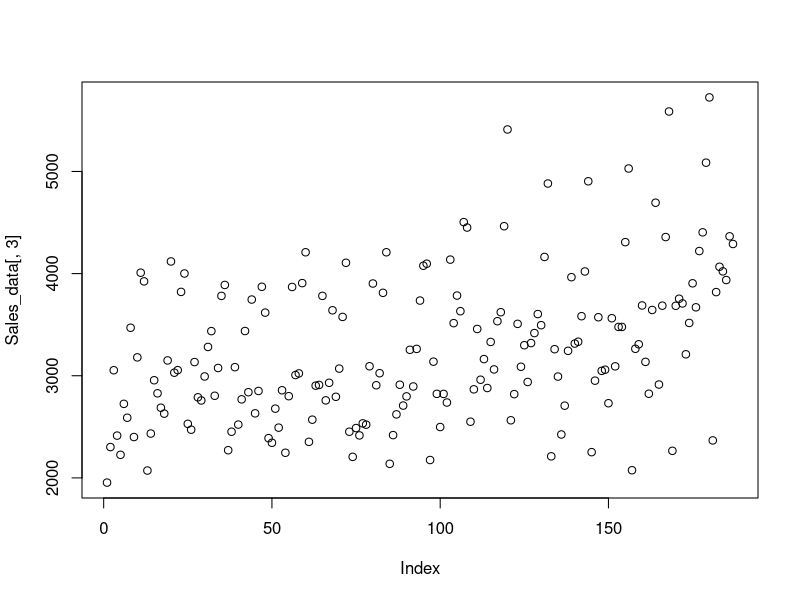
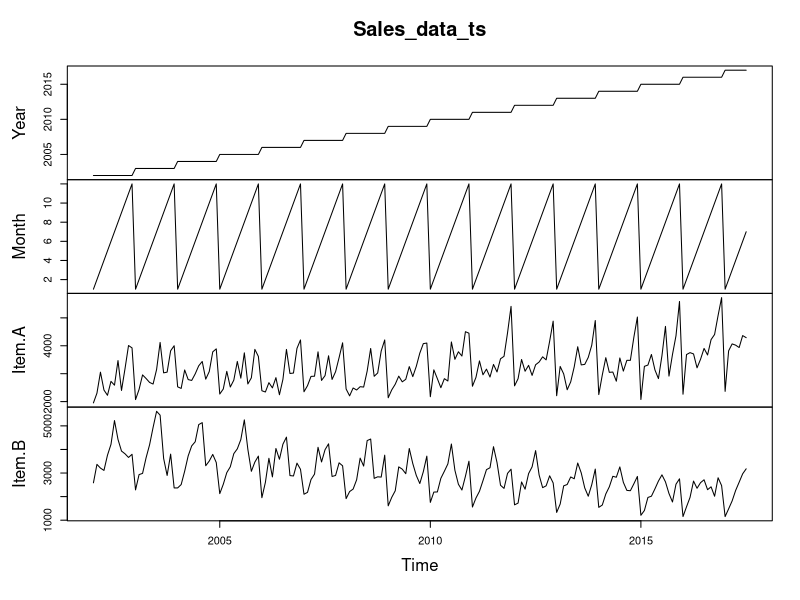
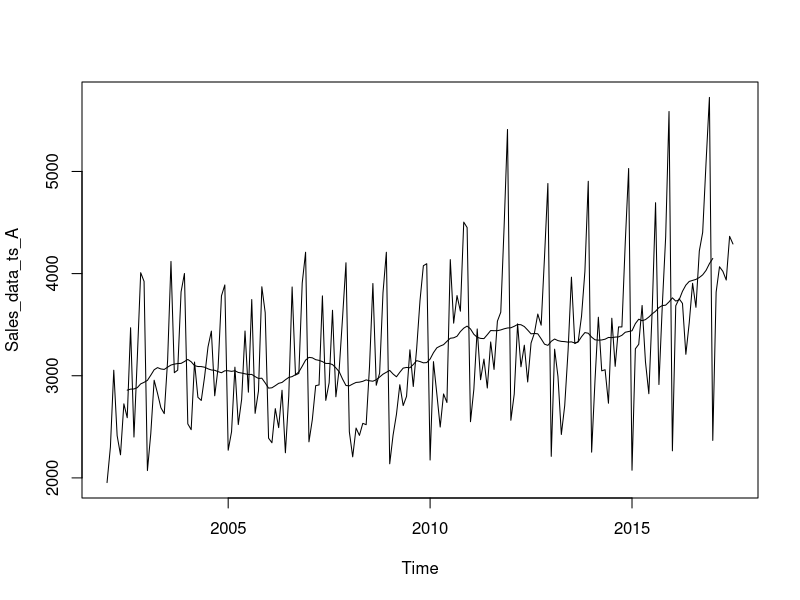
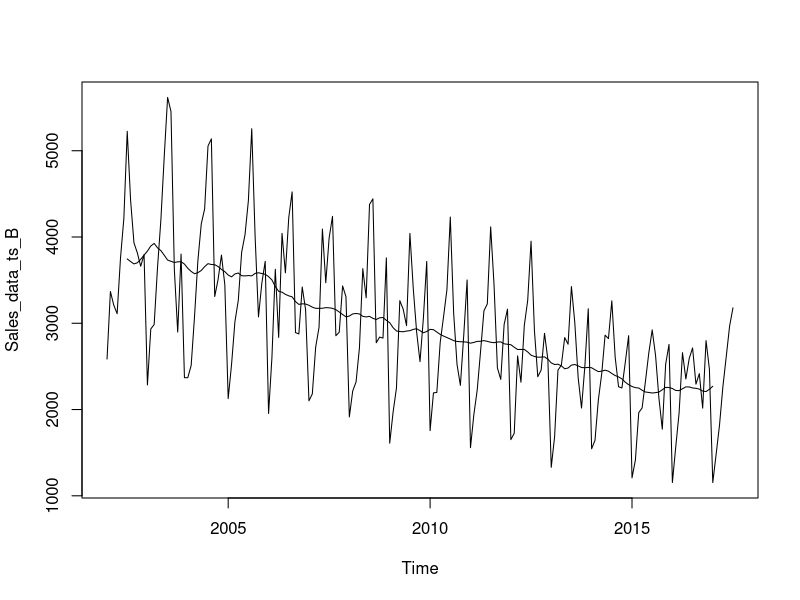
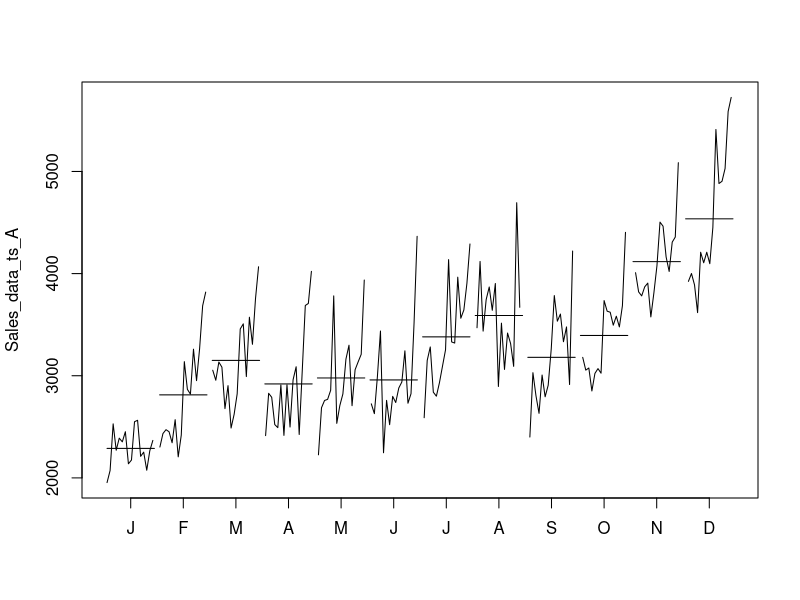
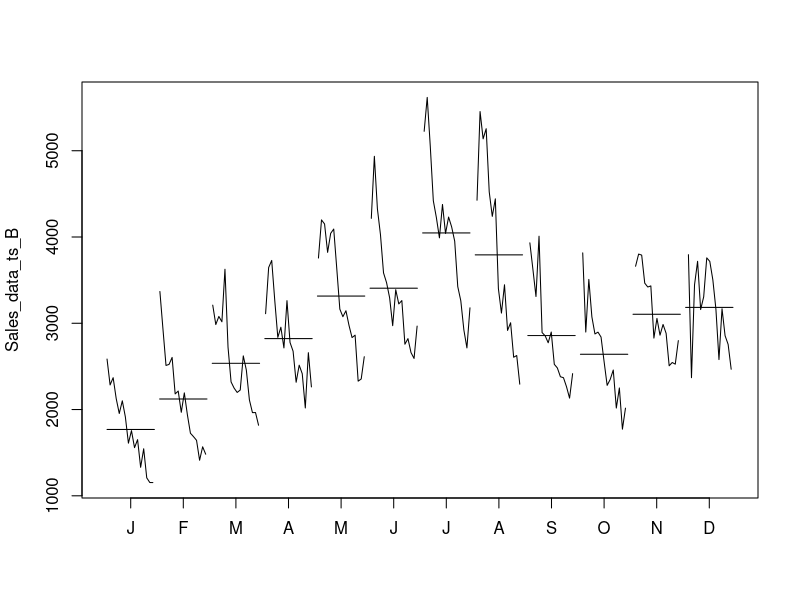
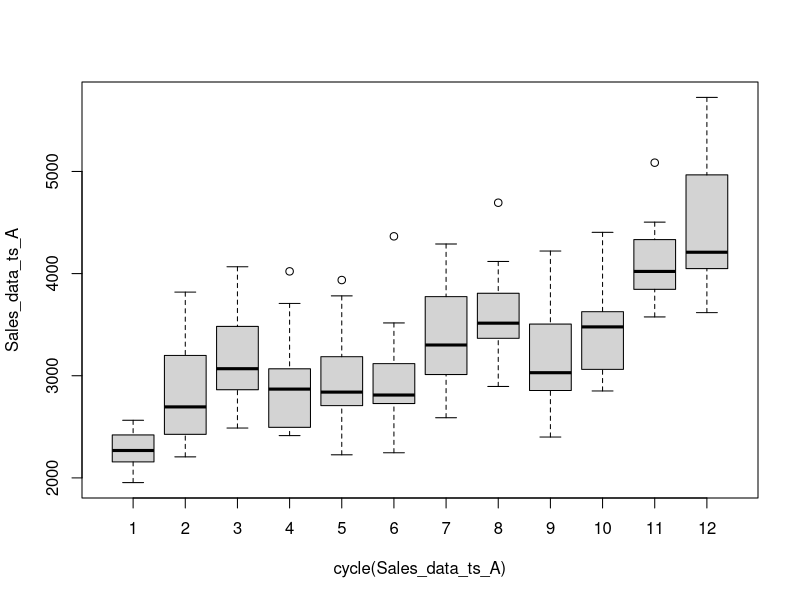
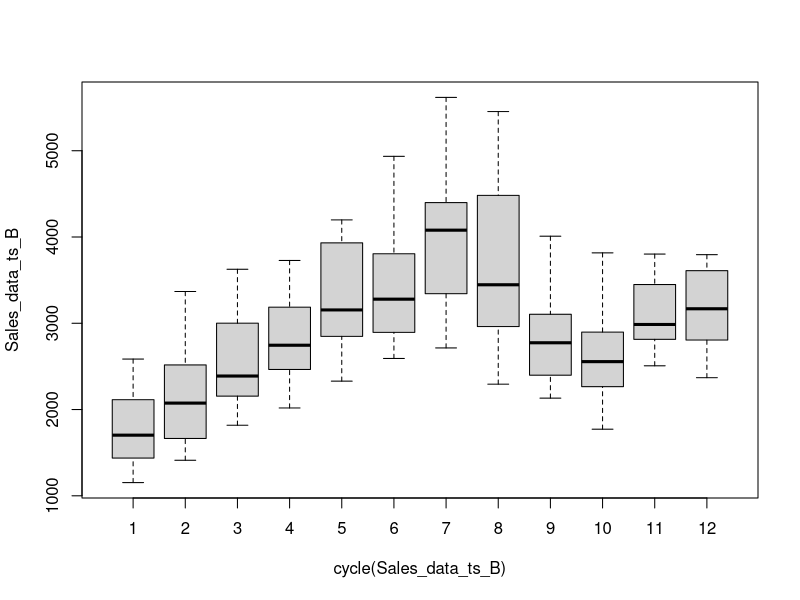

Write the R code that produced these figures, in order.
## ---- chunk 1
knitr::opts_chunk$set(echo = TRUE)
## ---- chunk 2
# read the data 
#Set working directory

library("forecast")
setwd("C://BACP//Module 6 - Time Series Forecasting//Project")
getwd()
Sales_data = read.csv("Demand.csv", skip=1)
attach(Sales_data)

##skim for summary 
install.packages("skimr")
library(skimr)


Sales_data %>% skim()

head(Sales_data)
View(Sales_data)

plot(Sales_data[,3])


#create time series object item A

Sales_data_ts = ts(Sales_data,frequency = 12, start = c(2002,1))
plot.ts(Sales_data_ts)

Sales_data_ts_A = ts(Sales_data[,3], frequency = 12,start = c(2002,1))

library(forecast)
trend_A = ma(Sales_data_ts_A,12,centre =T)
plot(Sales_data_ts_A)
lines(trend_A)



#to get the straight line of the plot.
#abline(reg=lm(Sales_data_ts_A~time(Sales_data_ts_A)))

#create time series object item B

Sales_data_ts_B = ts(Sales_data[,4], frequency = 12,start = c(2002,1))
trend_B = ma(Sales_data_ts_B,12,centre =T)
plot.ts(Sales_data_ts_B)
lines(trend_B)


#month plot
monthplot(Sales_data_ts_A)

monthplot(Sales_data_ts_B)

boxplot(Sales_data_ts_A~cycle(Sales_data_ts_A))

boxplot(Sales_data_ts_B~cycle(Sales_data_ts_B))

##################################################################
## Addtitive or Multiplicative 
##################################################################
##Decompose TS data into seaosonlity ,trend and irregular components 

#Sales_data_CompA = decompose(Sales_data_ts_A)

#assume seasonality is constant - additive model
itemA_Dec = stl(Sales_data_ts_A,s.window = "p")
itemB_Dec = stl(Sales_data_ts_B,s.window = "p")
plot(itemA_Dec)
plot(itemB_Dec)

#itemA_Dec_D = decompose(Sales_data_ts_A,"multiplicative")
#plot(itemA_Dec_D)



#assume seasonality is not constant - Multiplicative model
  itemA_Dec7 = stl(Sales_data_ts_A,s.window = 7)
  plot(itemA_Dec7)
  
  ##check for smaller value of window
  itemA_Dec3 = stl(Sales_data_ts_A,s.window = 3)
  plot(itemA_Dec3)
  
  
  # Deseasonal  is sum of trend and remainder .
  DeseasonRev = (itemA_Dec7$time.series[,2]+itemA_Dec7$time.series[,3])
  ts.plot(DeseasonRev,Sales_data_ts_A, col=c("red", "blue"), main= "compare actual and De-seaonalise")
  
  DeseasonRev3 = (itemA_Dec3$time.series[,2]+itemA_Dec3$time.series[,3])
  ts.plot(DeseasonRev3,Sales_data_ts_A, col=c("red", "blue"), main= "compare actual and De-seaonalise")
  
  DeseasonRev_Const = (itemA_Dec$time.series[,2]+itemA_Dec$time.series[,3])
  ts.plot(DeseasonRev_Const,Sales_data_ts_A, col=c("red", "blue"), main= "compare actual and De-seaonalise")
  
  
  ##item B
itemB_Dec = stl(Sales_data_ts_B,s.window = "p")
plot(itemB_Dec)

DeseasonRevB_Const = (itemB_Dec$time.series[,2]+itemB_Dec$time.series[,3])
  ts.plot(DeseasonRevB_Const,Sales_data_ts_B, col=c("red", "blue"), main= "compare actual and De-seaonalise")
  

#assume seasonlaity is not constant 

 itemB_Dec7 = stl(Sales_data_ts_B,s.window = 7)
  plot(itemB_Dec7)
  
  DeseasonRev1 = (itemB_Dec7$time.series[,2]+itemB_Dec7$time.series[,3])
  ts.plot(DeseasonRev,Sales_data_ts_B, col=c("red", "blue"), main= "compare actual and De-seaonalise")

  itemB_Dec3 = stl(Sales_data_ts_B,s.window = 3)
  plot(itemB_Dec3)
  
  DeseasonRev1B = (itemB_Dec3$time.series[,2]+itemB_Dec3$time.series[,3])
  ts.plot(DeseasonRev1B,Sales_data_ts_B, col=c("red", "blue"), main= "compare actual and De-seaonalise")
  
  ### assume multilicative model 
  
  #Sales_data_ts_A_log = log(Sales_data_ts_A)
  #itemA_Dec_M = stl(Sales_data_ts_A_log,s.window = "p")
  #plot(itemA_Dec_M)
  #itemA_Dec_M$time.series[1:12,1]
  #itemA_Dec_M_exp = exp(itemA_Dec_M$time.series[1:12,1])
  #plot(itemA_Dec_M_exp,type= 'l')
  
  
  ##################################################################
  #####Residuals ##############
  ##################################################################
ResA = itemA_Dec$time.series[,3]
ResB = itemB_Dec$time.series[,3]
plot(ResA,main = "Residual of Item A")
plot(ResB,main = "Residual of Item B")

#Sales_data_CompB = decompose(Sales_data_ts_B)
#plot(Sales_data_CompB)

#check for stationarity####
library(tseries)
adf.test(Sales_data_ts_A)

adf.test(Sales_data_ts_B)

######forecast MOdel ##########


# naive decomposition method ##############

##item A #########

#Divide the data into test and hold out sample 
itemA_Dec_T <- window(Sales_data_ts_A, start=c(2002,1), end=c(2015,10))
itemA_Dec_HO <- window(Sales_data_ts_A, start=c(2015,11), end=c(2017,7))

#Decompose data itemA
itemA_DecF=stl(itemA_Dec_T,s.window = 7)

itemA_Dec_for = forecast(itemA_DecF, method="rwdrift", h=21)
vec1 = cbind(itemA_Dec_HO,itemA_Dec_for$mean)
ts.plot(vec1,col=c("blue", "red"), main="actual vs forecast itemA ")
MAPE= mean(abs(vec1[,1]-vec1[,2])/vec1[,1])
MAPE ##10%

#item B

#Divide the data into test and hold out sample 
itemB_Dec_T <- window(Sales_data_ts_B, start=c(2002,1), end=c(2015,10))
itemB_Dec_HO <- window(Sales_data_ts_B, start=c(2015,11), end=c(2017,7))

#Decompose data itemB
itemB_DecF=stl(itemB_Dec_T,s.window = 7)

#library("forecast")

itemB_Dec_for = forecast(itemB_DecF, method="rwdrift", h=21)
vec1 = cbind(itemB_Dec_HO,itemB_Dec_for$mean)
ts.plot(vec1,col=c("blue", "red"), main="actual vs forecast itemB ")

MAPE= mean(abs(vec1[,1]-vec1[,2])/vec1[,1])
MAPE ##17%


#item A

##holt-winter's method 
#divide the item A data into test and hold out sample 

itemA_T <- window(Sales_data_ts_A, start=c(2002,1), end=c(2015,10))
itemA_HO <- window(Sales_data_ts_A, start=c(2015,11), end=c(2017,7))

itemA_FC1= hw(itemA_T,h=21)
itemA_FC1$model
vec2 = cbind(itemA_HO,itemA_FC1$mean)
ts.plot(vec2,col=c("blue", "red"), main="actual vs forecast itemA ")
MAPE= mean(abs(vec2[,1]-vec2[,2])/vec2[,1])
MAPE

#forecast for future 
#plot(itemA_FC1)


# item B
##holt-winter's method 

#divide the item B data into test and hold out sample 

itemB_T <- window(Sales_data_ts_B, start=c(2002,1), end=c(2015,10))
itemB_HO <- window(Sales_data_ts_B, start=c(2015,11), end=c(2017,7))

#applying holtes-winter method  as item B sales has both seasonality and trend .

itemB_FC1= hw(itemB_T,h=21)
itemB_FC1$model
vec2 = cbind(itemB_HO,itemB_FC1$mean)
ts.plot(vec2,col=c("blue", "red"), main="actual vs forecast itemB ")
MAPE= mean(abs(vec2[,1]-vec2[,2])/vec2[,1])
MAPE


##Forecast demand of item A and item B for oct 2017 to Dec 2018.

#item A

itemA_FC_Future =stl(Sales_data_ts_A,s.window = 7)

itemA_Dec_for = forecast(itemA_FC_Future, method="rwdrift", h=15)
plot(itemA_Dec_for)
itemA_Dec_for$upper
itemA_Dec_for$lower


#itmem B

#install.packages("forecast")
library(forecast)
itemB_FC_Future = hw(Sales_data_ts_B,start=c(2017,10),15)
itemB_FC_Future$upper
#itemb_FC_F = forecast::hw(Sales_data_ts_B,15)
head(itemB_FC_Future)
plot(itemB_FC_Future)




## ---- chunk 3
plot(pressure)
